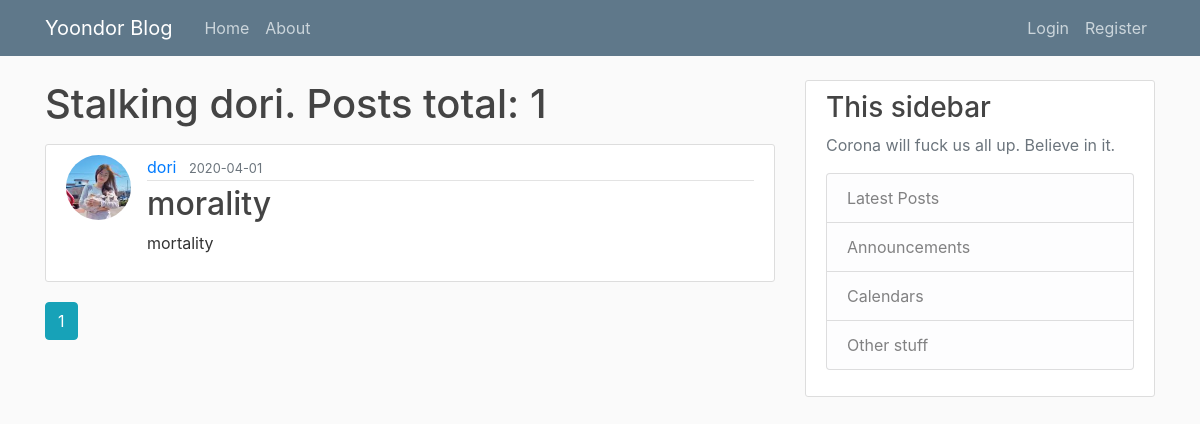
/user/dori, run on an earlier commit of the app's database.
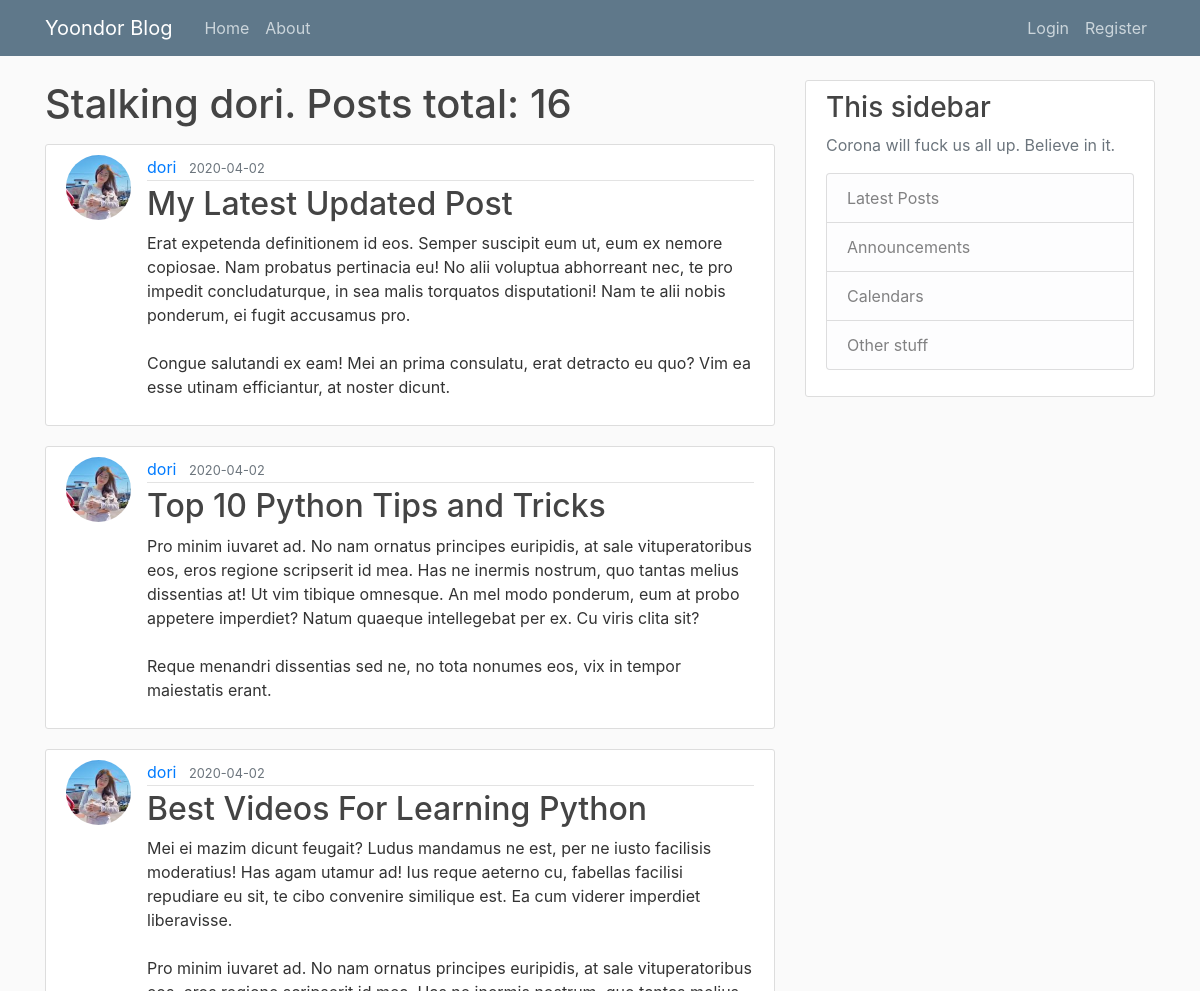
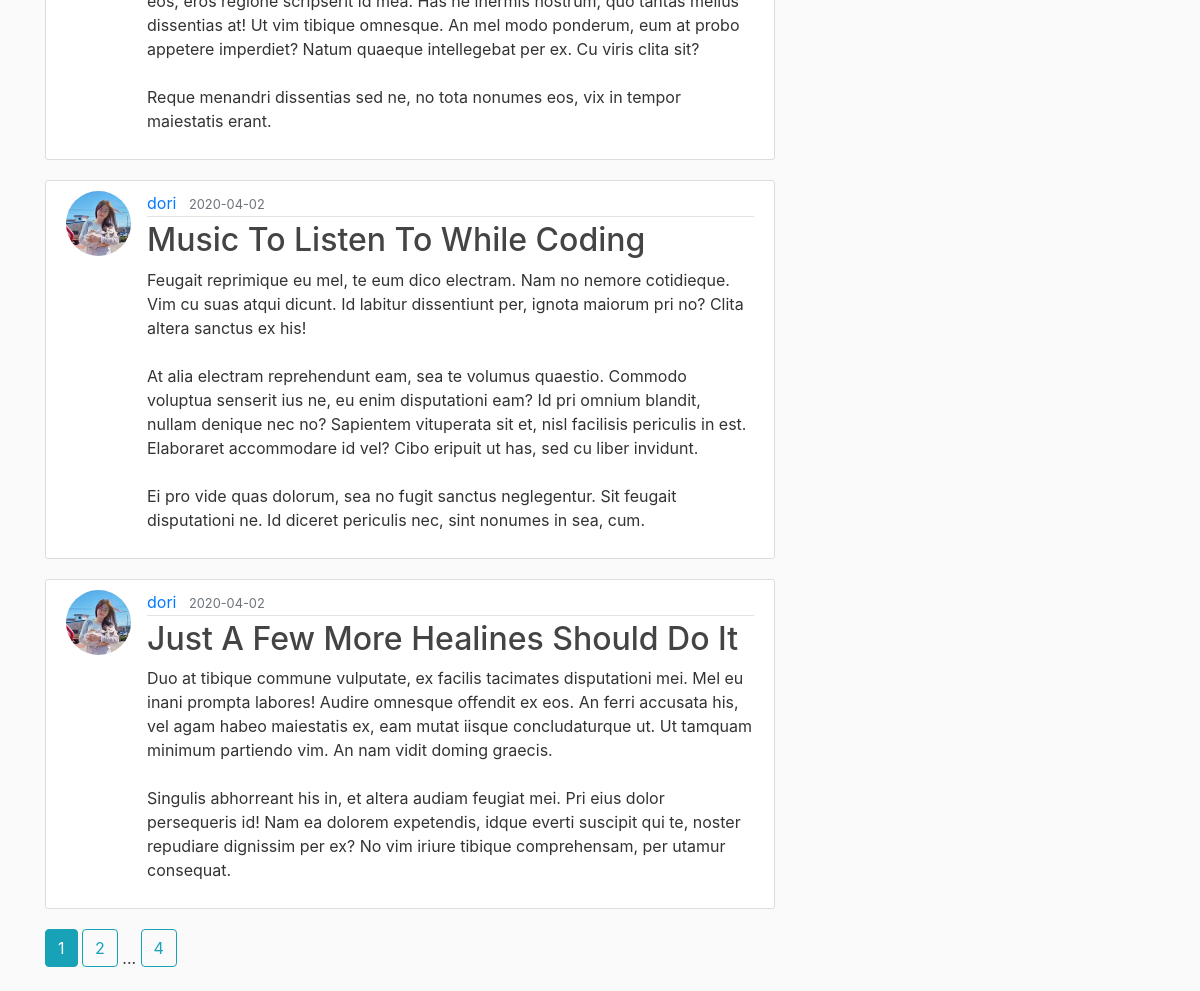
And on a later commit of the database (2 pictures, top to bottom).
### flaskblog/models.py (models this page shows, shortened)
class User(db.Model, UserMixin):
    id = db.Column(db.Integer, primary_key=True)
    username = db.Column(db.String(20), unique=True, nullable=False)
    email = db.Column(db.String(120), unique=True, nullable=False)
    image_file = db.Column(db.String(20), nullable=False, default='default.jpg')
    pw = db.Column(db.String(60), nullable=False)
    posts = db.relationship('Post', backref='author', lazy=True)

class Post(db.Model):
    id = db.Column(db.Integer, primary_key=True)
    title = db.Column(db.String(100), nullable=False)
    date_posted = db.Column(db.DateTime, nullable=False, default=datetime.utcnow)
    content = db.Column(db.Text, nullable=False)
    user_id = db.Column(db.Integer, db.ForeignKey('user.id'), nullable=False)

### flaskblog/routes.py (the view)
@app.route("/user/<string:username>")
def user_posts(username):
    page = request.args.get('page', 1, type=int)
    user = User.query.filter_by(username=username).first_or_404()
    posts = Post.query.filter_by(author=user)\
        .order_by(Post.date_posted.desc())\
        .paginate(page=page, per_page=5)
    return render_template('user_posts.html', posts=posts, user=user)

### flaskblog/templates/user_posts.html
{% extends "layout.html" %}
{% block content %}
    <h1 class="mb-3">Stalking {{ user.username }}. Posts total: {{posts.total}}</h1>
    {% for post in posts.items %}
        <article class="media content-section">
            <img class="rounded-circle article-img" src="{{ url_for('static', filename='profile_pics/' + post.author.image_file)}}">
          <div class="media-body">
            <div class="article-metadata">
              <a class="mr-2" href="{{url_for('user_posts', username=post.author.username)}}">{{ post.author.username }}</a>
              <small class="text-muted">{{ post.date_posted.strftime('%Y-%m-%d') }}</small>
            </div>
            <h2><a class="article-title" href="{{ url_for('post', post_id=post.id) }}">{{ post.title }}</a></h2>
            <p class="article-content">{{ post.content }}</p>
          </div>
        </article>
    {% endfor %}
    {% for page_num in posts.iter_pages(left_edge=1, right_edge=1, left_current=1, right_current=2) %}
        {% if page_num %}
            {% if posts.page == page_num %}
                <a class="btn btn-info mb-4" href="{{ url_for('user_posts', username=user.username, page=page_num) }}">{{ page_num }}</a>
            {% else %}
                <a class="btn btn-outline-info mb-4" href="{{ url_for('user_posts', username=user.username, page=page_num) }}">{{ page_num }}</a>
            {% endif %}
        {% else %}
            ...
        {% endif %}
    {% endfor %}
{% endblock content %}

### flaskblog/templates/layout.html (shortened to what this page needs)
<!DOCTYPE html>
<html lang="en">
<head>
    <link rel="stylesheet" href="https://stackpath.bootstrapcdn.com/bootstrap/4.3.1/css/bootstrap.min.css">
    <link rel="stylesheet" type="text/css" href="{{ url_for('static', filename='main.css') }}"/>
</head>
<body>
<header class="site-header">
  <nav class="navbar navbar-expand-md navbar-dark bg-steel fixed-top">
    <div class="container">
      <a class="navbar-brand mr-4" href="/">Yoondor Blog</a>
      <div class="collapse navbar-collapse" id="navbarToggle">
        <div class="navbar-nav mr-auto">
          <a class="nav-item nav-link" href="{{ url_for('hello')}}">Home</a>
          <a class="nav-item nav-link" href="{{ url_for('about')}}">About</a>
        </div>
        <div class="navbar-nav">
            {% if current_user.is_authenticated %}
            <a class="nav-item nav-link" href="{{ url_for('new_post')}}">New post</a>
          <a class="nav-item nav-link" href="{{ url_for('account')}}">Account</a>
          <a class="nav-item nav-link" href="{{ url_for('logout')}}">Logout</a>
            {% else %}
          <a class="nav-item nav-link" href="{{ url_for('login')}}">Login</a>
          <a class="nav-item nav-link" href="{{ url_for('register')}}">Register</a>
            {% endif %}
        </div>
      </div>
    </div>
  </nav>
</header>
<main role="main" class="container">
  <div class="row">
    <div class="col-md-8">
        {% block content %}{% endblock %}
    </div>
    <div class="col-md-4">
      <div class="content-section">
        <h3>This sidebar</h3>
        <p class='text-muted'>Corona will fuck us all up. Believe in it.
          <ul class="list-group">
            <li class="list-group-item list-group-item-light">Latest Posts</li>
            <li class="list-group-item list-group-item-light">Announcements</li>
            <li class="list-group-item list-group-item-light">Calendars</li>
            <li class="list-group-item list-group-item-light">Other stuff</li>
          </ul>
        </p>
      </div>
    </div>
  </div>
</main>
</body>
</html>

### flaskblog/static/main.css (style rules this page uses)
body { background: #fafafa; color: #333333; margin-top: 5rem; }
h1, h2, h3, h4, h5, h6 { color: #444444; }
.bg-steel { background-color: #5f788a; }
.site-header .navbar-nav .nav-link { color: #cbd5db; }
.content-section { background: #ffffff; padding: 10px 20px; border: 1px solid #dddddd; border-radius: 3px; margin-bottom: 20px; }
.article-title { color: #444444; }
.article-content { white-space: pre-line; }
.article-img { height: 65px; width: 65px; margin-right: 16px; }
.article-metadata { padding-bottom: 1px; margin-bottom: 4px; border-bottom: 1px solid #e3e3e3 }

What changed in the data, as far as the page shows it:
no longer on this page (row unchanged): Post: image_file (picture), author.username "dori", date_posted "2020-04-01", title "morality", content "mortality"
added Post: image_file (picture), author.username "dori", date_posted "2020-04-02", title "My Latest Updated Post", content "Erat expetenda definitionem id eos. Semper suscipit eum ut, eum ex nemore copiosae. Nam probatus pertinacia eu! No alii voluptua abhorreant nec, te pro impedit concludaturque, in sea malis torquatos disputationi! Nam te alii nobis ponderum, ei fugit accusamus pro. Congue salutandi ex eam! Mei an prima consulatu, erat detracto eu quo? Vim ea esse utinam efficiantur, at noster dicunt."
added Post: image_file (picture), author.username "dori", date_posted "2020-04-02", title "Top 10 Python Tips and Tricks", content "Pro minim iuvaret ad. No nam ornatus principes euripidis, at sale vituperatoribus eos, eros regione scripserit id mea. Has ne inermis nostrum, quo tantas melius dissentias at! Ut vim tibique omnesque. An mel modo ponderum, eum at probo appetere imperdiet? Natum quaeque intellegebat per ex. Cu viris clita sit? Reque menandri dissentias sed ne, no tota nonumes eos, vix in tempor maiestatis erant."
added Post: image_file (picture), author.username "dori", date_posted "2020-04-02", title "Best Videos For Learning Python", content "Mei ei mazim dicunt feugait? Ludus mandamus ne est, per ne iusto facilisis moderatius! Has agam utamur ad! Ius reque aeterno cu, fabellas facilisi repudiare eu sit, te cibo convenire similique est. Ea cum viderer imperdiet liberavisse. Pro minim iuvaret ad. No nam ornatus principes euripidis, at sale vituperatoribus eos, eros regione scripserit id mea. Has ne inermis nostrum, quo tantas melius dissentias at! Ut vim tibique omnesque. An mel modo ponderum, eum at probo appetere imperdiet? Natum quaeque intellegebat per ex. Cu viris clita sit? Reque menandri dissentias sed ne, no tota nonumes eos, vix in tempor maiestatis erant."
added Post: image_file (picture), author.username "dori", date_posted "2020-04-02", title "Music To Listen To While Coding", content "Feugait reprimique eu mel, te eum dico electram. Nam no nemore cotidieque. Vim cu suas atqui dicunt. Id labitur dissentiunt per, ignota maiorum pri no? Clita altera sanctus ex his! At alia electram reprehendunt eam, sea te volumus quaestio. Commodo voluptua senserit ius ne, eu enim disputationi eam? Id pri omnium blandit, nullam denique nec no? Sapientem vituperata sit et, nisl facilisis periculis in est. Elaboraret accommodare id vel? Cibo eripuit ut has, sed cu liber invidunt. Ei pro vide quas dolorum, sea no fugit sanctus neglegentur. Sit feugait disputationi ne. Id diceret periculis nec, sint nonumes in sea, cum."
added Post: image_file (picture), author.username "dori", date_posted "2020-04-02", title "Just A Few More Healines Should Do It", content "Duo at tibique commune vulputate, ex facilis tacimates disputationi mei. Mel eu inani prompta labores! Audire omnesque offendit ex eos. An ferri accusata his, vel agam habeo maiestatis ex, eam mutat iisque concludaturque ut. Ut tamquam minimum partiendo vim. An nam vidit doming graecis. Singulis abhorreant his in, et altera audiam feugiat mei. Pri eius dolor persequeris id! Nam ea dolorem expetendis, idque everti suscipit qui te, noster repudiare dignissim per ex? No vim iriure tibique comprehensam, per utamur consequat."
Also different on the page:
{{ posts.total }}: "1" → "16"
new list line: "2"
new list line: "4"
